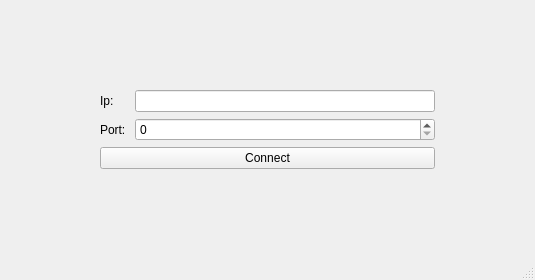
<?xml version="1.0" encoding="UTF-8"?>
<ui version="4.0">
 <class>Client</class>
 <widget class="QMainWindow" name="Client">
  <property name="geometry">
   <rect>
    <x>0</x>
    <y>0</y>
    <width>535</width>
    <height>280</height>
   </rect>
  </property>
  <property name="windowTitle">
   <string>Client</string>
  </property>
  <widget class="QWidget" name="centralwidget">
   <layout class="QGridLayout" name="gridLayout_2">
    <item row="0" column="2">
     <widget class="QStackedWidget" name="stackedWidget">
      <property name="currentIndex">
       <number>0</number>
      </property>
      <widget class="QWidget" name="page_3">
       <layout class="QGridLayout" name="gridLayout_5">
        <item row="0" column="0">
         <spacer name="horizontalSpacer">
          <property name="orientation">
           <enum>Qt::Horizontal</enum>
          </property>
          <property name="sizeHint" stdset="0">
           <size>
            <width>64</width>
            <height>20</height>
           </size>
          </property>
         </spacer>
        </item>
        <item row="0" column="1">
         <layout class="QVBoxLayout" name="verticalLayout_2">
          <item>
           <spacer name="verticalSpacer_3">
            <property name="orientation">
             <enum>Qt::Vertical</enum>
            </property>
            <property name="sizeHint" stdset="0">
             <size>
              <width>20</width>
              <height>40</height>
             </size>
            </property>
           </spacer>
          </item>
          <item>
           <layout class="QGridLayout" name="gridLayout_3">
            <item row="1" column="0">
             <widget class="QLabel" name="label_4">
              <property name="text">
               <string>Port: </string>
              </property>
             </widget>
            </item>
            <item row="0" column="1">
             <widget class="QLineEdit" name="eIp">
              <property name="minimumSize">
               <size>
                <width>300</width>
                <height>0</height>
               </size>
              </property>
             </widget>
            </item>
            <item row="0" column="0">
             <widget class="QLabel" name="label_3">
              <property name="text">
               <string>Ip:</string>
              </property>
             </widget>
            </item>
            <item row="1" column="1">
             <widget class="QSpinBox" name="sPort">
              <property name="minimumSize">
               <size>
                <width>300</width>
                <height>0</height>
               </size>
              </property>
              <property name="maximum">
               <number>65535</number>
              </property>
             </widget>
            </item>
           </layout>
          </item>
          <item>
           <widget class="QPushButton" name="bConnect">
            <property name="text">
             <string>Connect</string>
            </property>
           </widget>
          </item>
          <item>
           <spacer name="verticalSpacer_4">
            <property name="orientation">
             <enum>Qt::Vertical</enum>
            </property>
            <property name="sizeHint" stdset="0">
             <size>
              <width>20</width>
              <height>40</height>
             </size>
            </property>
           </spacer>
          </item>
         </layout>
        </item>
        <item row="0" column="2">
         <spacer name="horizontalSpacer_2">
          <property name="orientation">
           <enum>Qt::Horizontal</enum>
          </property>
          <property name="sizeHint" stdset="0">
           <size>
            <width>64</width>
            <height>20</height>
           </size>
          </property>
         </spacer>
        </item>
       </layout>
      </widget>
      <widget class="QWidget" name="page_4">
       <layout class="QGridLayout" name="gridLayout_6">
        <item row="0" column="0">
         <spacer name="horizontalSpacer_3">
          <property name="orientation">
           <enum>Qt::Horizontal</enum>
          </property>
          <property name="sizeHint" stdset="0">
           <size>
            <width>40</width>
            <height>20</height>
           </size>
          </property>
         </spacer>
        </item>
        <item row="0" column="1">
         <layout class="QVBoxLayout" name="verticalLayout_4">
          <item>
           <spacer name="verticalSpacer_5">
            <property name="orientation">
             <enum>Qt::Vertical</enum>
            </property>
            <property name="sizeHint" stdset="0">
             <size>
              <width>20</width>
              <height>40</height>
             </size>
            </property>
           </spacer>
          </item>
          <item>
           <layout class="QHBoxLayout" name="horizontalLayout">
            <item>
             <widget class="QPushButton" name="bFind">
              <property name="text">
               <string>Select file</string>
              </property>
             </widget>
            </item>
            <item>
             <widget class="QLineEdit" name="ePath">
              <property name="minimumSize">
               <size>
                <width>300</width>
                <height>0</height>
               </size>
              </property>
              <property name="inputMask">
               <string/>
              </property>
              <property name="text">
               <string/>
              </property>
              <property name="readOnly">
               <bool>true</bool>
              </property>
              <property name="placeholderText">
               <string/>
              </property>
             </widget>
            </item>
           </layout>
          </item>
          <item>
           <widget class="QPushButton" name="bSend">
            <property name="text">
             <string>Send</string>
            </property>
           </widget>
          </item>
          <item>
           <widget class="QLabel" name="lStatus">
            <property name="text">
             <string/>
            </property>
           </widget>
          </item>
          <item>
           <spacer name="verticalSpacer_6">
            <property name="orientation">
             <enum>Qt::Vertical</enum>
            </property>
            <property name="sizeHint" stdset="0">
             <size>
              <width>20</width>
              <height>40</height>
             </size>
            </property>
           </spacer>
          </item>
         </layout>
        </item>
        <item row="0" column="2">
         <spacer name="horizontalSpacer_4">
          <property name="orientation">
           <enum>Qt::Horizontal</enum>
          </property>
          <property name="sizeHint" stdset="0">
           <size>
            <width>40</width>
            <height>20</height>
           </size>
          </property>
         </spacer>
        </item>
       </layout>
      </widget>
     </widget>
    </item>
   </layout>
  </widget>
  <widget class="QMenuBar" name="menubar">
   <property name="geometry">
    <rect>
     <x>0</x>
     <y>0</y>
     <width>535</width>
     <height>25</height>
    </rect>
   </property>
  </widget>
  <widget class="QStatusBar" name="statusbar"/>
 </widget>
 <resources/>
 <connections/>
</ui>
